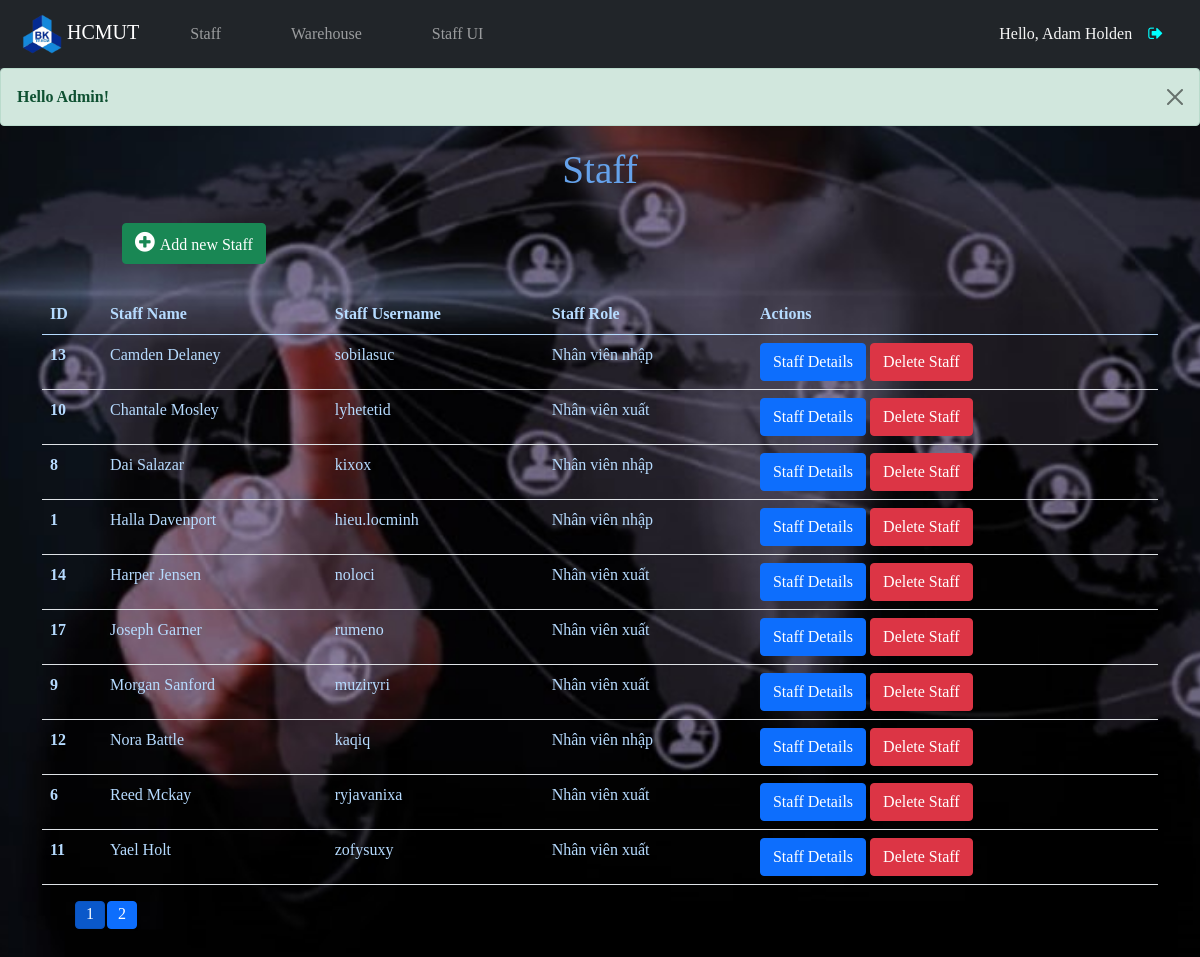
The app's page /admin/staff.php (signed in) with its own data.
### tables this page shows
CREATE TABLE `staff` (
  `id` int(10) UNSIGNED NOT NULL,
  `roleID` int(11) NOT NULL,
  `name` varchar(150) NOT NULL,
  `address` varchar(255) NOT NULL,
  `phone_number` varchar(20) NOT NULL,
  `email` varchar(255) NOT NULL,
  `username` varchar(100) NOT NULL,
  `password` varchar(255) NOT NULL
);

### admin/staff.php (the view, shortened to what this page needs)
<?php include('partials/menu.php'); ?>
<?php
    if(isset($_SESSION['login']))
    {
        echo '<div class="alert alert-success alert-dismissible fade show" role="alert">
                <strong>Hello Admin!</strong>
                <button type="button" class="btn-close" data-bs-dismiss="alert" aria-label="Close"></button>
                </div>';
    }
?>
<body>
<div class="container-fluid">
        <h3 class='text-center' style="color: #65a2eb;">Staff</h3>
        <button class="btn btn-success" style="margin-left: 110px; margin-bottom: 20px;"><a href="<?php echo SITE_URL; ?>add-staff.php" class="text-decoration-none text-white"><i class="fa fa-plus-circle" style="font-size: 23px; padding-right: 5px;"></i>Add new Staff</a></button>
</div>
<div class="container-xl" style="margin-top: 10px; margin-bottom: 50px;">
        <div class='table-responsive-xl'>
            <table class="table" style="color: #b6dbff;">
                <thead>
                    <tr>
                        <th scope="col">ID</th>
                        <th scope="col">Staff Name</th>
                        <th scope="col">Staff Username</th>
                        <th scope="col">Staff Role</th>
                        <th scope="col">Actions</th>
                    </tr>
                </thead>
                <tbody>
                    <?php
                        $sql = "SELECT * from staff WHERE roleID = 1 OR roleID = 2 ORDER BY name";
                        $res = mysqli_query($conn, $sql);
                        $count = mysqli_num_rows($res);
                        if($count > 0)
                        {
                            while($row = mysqli_fetch_assoc($res))
                            {
                                $staff_id = $row['id'];
                                $staff_roleID = $row['roleID'];
                                $staff_username = $row['username'];
                                $staff_name = $row['name'];
                                ?>
                                <tr class="res d-none">
                                    <th scope="row"><?php echo $staff_id; ?></th>
                                    <td><?php echo $staff_name; ?></td>
                                    <td><?php echo $staff_username; ?></td>
                                    <td><?php if($staff_roleID==1){echo "Nhân viên nhập";}else{echo "Nhân viên xuất";} ?></td>
                                    <td>
                                        <a href="<?php echo SITE_URL; ?>show-staff.php?id=<?php echo $staff_id; ?>" class="btn btn-primary" type="button">Staff Details</a>
                                        <a href="<?php echo SITE_URL; ?>delete-staff.php?id=<?php echo $staff_id; ?>" class="btn btn-danger" type="button">Delete Staff</a>
                                    </td>
                                </tr>
                                <?php
                            }
                        }
                        else
                        {
                            echo "No Staff Available";
                        }
                    ?>
                </tbody>
            </table>
            <ul id="PageFragment">
                    <?php
                    if(ceil($count / 10) >= 2)
                    {
                        echo "<li class='btn btn-primary active' onclick='changePage(1)'>1</li>";
                    for($i = 2; $i <= ceil($count / 10) && $i <= 6;$i++){
                        echo "<li class='btn btn-primary' onclick='changePage(".$i.")'>".$i."</li>";
                    }
                    }
                    ?>
            </ul>
        </div>
    </div>
</body>
<?php include('partials/footer.php'); ?>

### admin/partials/menu.php (shortened to what this page needs)
<?php include('../config/constants.php'); ?>
<?php
    if(!isset($_SESSION['userID']) || !isset($_SESSION['roleID']))
    {
        $_SESSION['login'] = "<div class='text-danger'>Please login!</div>";
        header('location:'.SITE_URL.'login.php');
    }
    else
    {
        $userID = $_SESSION['userID'];
        $sql = "SELECT * from staff WHERE id = $userID";
        $res = mysqli_query($conn, $sql);
        if(mysqli_num_rows($res) == 1)
        {
            $row = mysqli_fetch_assoc($res);
            $name = $row['name'];
        }
        else
        {
            header('location:'.SITE_URL.'logout.php');
        }
    }
?>
<!DOCTYPE html>
<html lang="en">
<head>
    <link rel="stylesheet" href="https://cdnjs.cloudflare.com/ajax/libs/font-awesome/4.7.0/css/font-awesome.min.css">
    <link href="https://cdn.jsdelivr.net/npm/bootstrap@5.0.2/dist/css/bootstrap.min.css" rel="stylesheet">
    <link rel="stylesheet" href="../public/css/style.css">
</head>
<body>
    <nav class="navbar navbar-expand-lg navbar-dark bg-dark nav">
        <div class="container-fluid">
            <a class="navbar-brand" href="../admin/hcmut.php">
                <img src="../public/image/bk.png" alt="logo_BK" width="40" height="40" style="margin-left: 10px;">
                HCMUT</a>
            <div class="collapse navbar-collapse" id="navbarSupportedContent">
                <ul class="navbar-nav me-auto mb-2 mb-lg-0">
                <li class="nav-item">
                    <a class="nav-link" aria-current="page" href="<?php echo SITE_URL; ?>staff.php">Staff</a>
                </li>
                <li class="nav-item">
                    <a class="nav-link" href="<?php echo SITE_URL; ?>warehouse.php">Warehouse</a>
                </li>
                <li class="nav-item">
                    <a class="nav-link" href="<?php echo SITE_URL; ?>../home.php">Staff UI</a>
                </li>
            </ul>
            <li class="dropdown" style="float: right">
                    <a class="nav-link" style="color: whitesmoke; cursor: crosshair;" id="navbarDropdown" role="button" data-bs-toggle="dropdown" aria-expanded="false">
                    Hello, <?php echo $name; ?>
                    </a>
                </li>
                <a href="<?php echo SITE_URL; ?>../logout.php"><i class="fa fa-sign-out" style="color: cyan; margin-right: 25px;" aria-hidden="true"></i></a>
            </div>
        </div>
    </nav>

### public/css/style.css (style rules this page uses)
body { justify-content: center; align-items: center; font-family: "Baloo Tammudu 2"; }
.nav { position: relative; box-shadow: 0 10px 40px rgba(150, 174, 178, 0.8); }
.nav-item { color: #83818c; padding: 6px 20px; text-decoration: none; transition: 0.3s; margin: 0 7px; z-index: 1; position: relative; }
.nav-item:before { content: ''; position: absolute; bottom: -7px; left: 0px; width: 100%; height: 5px; background-color: #9bd4ee; border-radius: 8px 8px 0 0; opacity: 0; transition: 0.3s; }
.h3, h3 { margin-top: 20px; margin-bottom: 30px; font-size: calc(2rem + .6vw); }
#PageFragment li { padding: 0; width: 30px; height: 28px; margin: 0 1px; }

### admin/staff.php (style rules this page uses)
body { background-image: url('../public/image/staff.jpg'); background-position: center; background-repeat: no-repeat; background-size: cover; background-attachment: fixed; }

### records on screen
staff: name "Adam Holden"
staff: id "13", name "Camden Delaney", username "sobilasuc", roleID "Nhân viên nhập"
staff: id "10", name "Chantale Mosley", username "lyhetetid", roleID "Nhân viên xuất"
staff: id "8", name "Dai Salazar", username "kixox", roleID "Nhân viên nhập"
staff: id "1", name "Halla Davenport", username "hieu.locminh", roleID "Nhân viên nhập"
staff: id "14", name "Harper Jensen", username "noloci", roleID "Nhân viên xuất"
staff: id "17", name "Joseph Garner", username "rumeno", roleID "Nhân viên xuất"
staff: id "9", name "Morgan Sanford", username "muziryri", roleID "Nhân viên xuất"
staff: id "12", name "Nora Battle", username "kaqiq", roleID "Nhân viên nhập"
staff: id "6", name "Reed Mckay", username "ryjavanixa", roleID "Nhân viên xuất"
staff: id "11", name "Yael Holt", username "zofysuxy", roleID "Nhân viên xuất"
